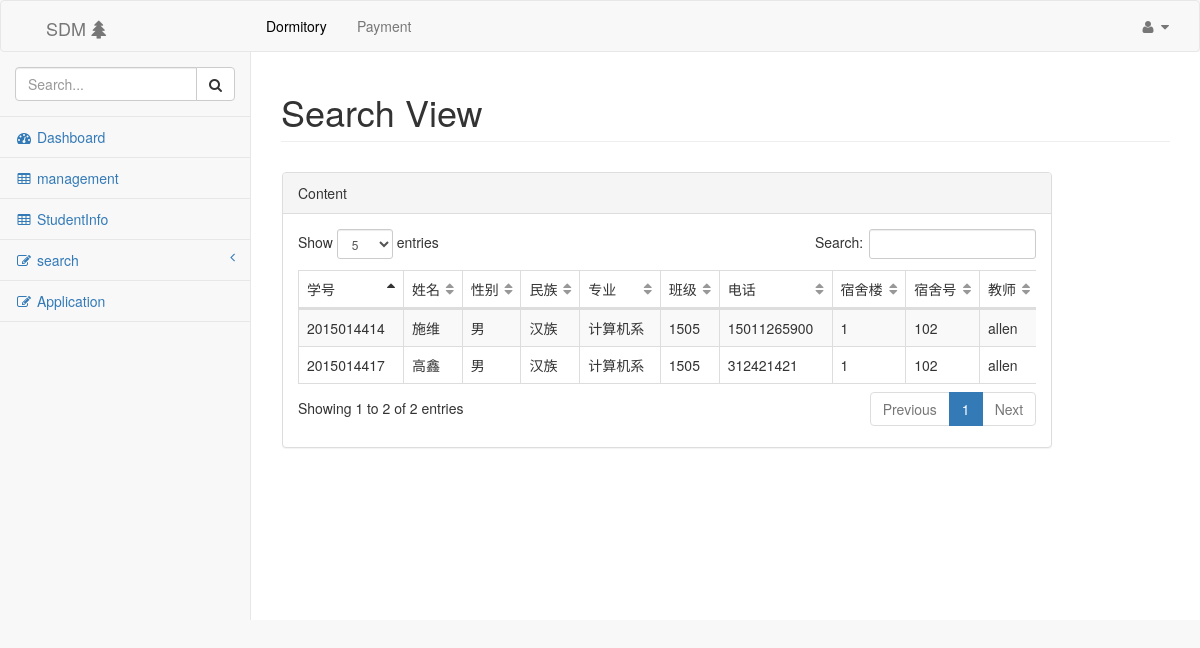
Page /building/1/102/ (signed in) on the committed database.
### dorm/models.py (models this page shows, shortened)
class Room(models.Model):
	number = models.IntegerField('number', default=0)
	volume = models.IntegerField('volume', default=0)
	cost = models.IntegerField('cost', default=0)
	building_number = models.ForeignKey('Building', on_delete=models.CASCADE, related_name='building_number', null=True)
	free = models.IntegerField('free', default=0)

class Student(models.Model):
	number = models.CharField('number', default='', max_length=100)
	name = models.CharField('name', default='', max_length=100)
	sex = models.CharField('sex', default='', max_length=100)
	nation = models.CharField('nation', default='', max_length=100)
	major = models.CharField('major', default='', max_length=100)
	class_grade = models.CharField('class_grade', default='', max_length=100)
	phone = models.CharField('phone', default='', max_length=100)
	room_number = models.ForeignKey('Room', on_delete=models.CASCADE, related_name='room_number', null=True)
	teacher = models.ForeignKey('NewUser', on_delete=models.CASCADE, related_name='teacher', null=True)

class Building(models.Model):
	number = models.IntegerField('number', default=0)
	high = models.IntegerField('high', default=0)
	room = models.IntegerField('room', default=0)
	begintime = models.DateField('begintime', null=True)
	sex = models.CharField('sex', default='', max_length=100)

class NewUser(AbstractUser):
	name = models.CharField('name', default='', max_length=100)
	idcard = models.CharField('idcard', default='', max_length=100)
	phone = models.CharField('phone', default='', max_length=100)
	sex = models.CharField('sex', default='', max_length=100)
	kind = models.CharField('kind', default='', max_length=100)

### dorm/views.py (the view, shortened to what this page needs)
# urls.py: path('building/<int:building_num>/<int:room_num>/', views.RoomDetailView.as_view(), name="RoomDetail"),
class RoomDetailView(View):
	def get(self, request, building_num, room_num):
		info = {}
		info['name'] = request.session.get('name', '')
		info['kind'] = request.session.get('kind', '')
		if not info['name']:
			return redirect(reverse('dorm:login'))
		building = Building.objects.get(number=building_num)
		room = building.building_number.get(number=room_num)
		students = room.room_number.all()
		info = {}
		info['student_list'] = students
		info['kind'] = request.session.get('kind', '')
		return render(request, 'dorm/room_detail.html', info)

### dorm/templates/dorm/room_detail.html (shortened to what this page needs)
{% extends 'dorm/base.html' %}
{% load static %}
{% block head %}
<link href="{% static 'css/bootstrap.min.css' %}" rel="stylesheet">
<link href="{% static 'css/metisMenu.min.css' %}" rel="stylesheet">
<link href="{% static 'css/dataTables.bootstrap.css' %}" rel="stylesheet">
<link href="{% static 'css/dataTables.responsive.css' %}" rel="stylesheet">
<link href="{% static 'css/sb-admin-2.css' %}" rel="stylesheet">
<link href="{% static 'css/font-awesome.min.css' %}" rel="stylesheet" type="text/css">
{% endblock %}
{% block h1 %}Search View{% endblock %}
{% block content %}
<div>
	<div class="col-lg-6" style="position: relative; right: 14px; top: 10px; width: 90%;">
        <div class="panel panel-default">
        	<div class="panel-heading">
                 Content
            </div>
            <div class="panel-body">
                <div class="table-responsive">
					{% if student_list %}
					<table class="table table-striped table-bordered table-hover" id="dataTables-example" style="">
						<thead>
							<tr>
								<td>学号</td>
								<td>姓名</td>
								<td>性别</td>
								<td>民族</td>
								<td>专业</td>
								<td>班级</td>
								<td>电话</td>
								<td>宿舍楼</td>
								<td>宿舍号</td>
								<td>教师</td>
							</tr>
						</thead>
						<tbody>
							{% for y in student_list %}
						    <tr class="">
								<td>{{ y.number }}</td>
								<td>{{ y.name }}</td>
								<td>{{ y.sex }}</td>
								<td>{{ y.nation }}</td>
							    <td>{{ y.major }}</td>
							    <td>{{ y.class_grade }}</td>
								<td>{{ y.phone }}</td>
								<td>{{ y.room_number.building_number.number }}</td>
								<td>{{ y.room_number.number }}</td>
								<td>{{ y.teacher.name }}</td>
							</tr>
							{% endfor %}
						</tbody>
					</table>
					{% endif %}
				</div>
			</div>
		</div>
	</div>
{% endblock %}

### dorm/static/css/sb-admin-2.css (style rules this page uses)
body { background-color: #f8f8f8; }
table.dataTable thead .sorting, table.dataTable thead .sorting_asc, table.dataTable thead .sorting_desc, table.dataTable thead .sorting_asc_disabled, table.dataTable thead .sorting_desc_disabled { background: transparent; }
table.dataTable thead .sorting_asc:after { content: "\f0de"; float: right; font-family: fontawesome; }
table.dataTable thead .sorting:after { content: "\f0dc"; float: right; font-family: fontawesome; color: rgba(50, 50, 50, 0.5); }

### rows in the picture
Student: number "2015014414", name "施维", sex "男", nation "汉族", major "计算机系", class_grade "1505", phone "15011265900", room_number.building_number.number "1", room_number.number "102", teacher.name "allen"
Student: number "2015014417", name "高鑫", sex "男", nation "汉族", major "计算机系", class_grade "1505", phone "312421421", room_number.building_number.number "1", room_number.number "102", teacher.name "allen"
